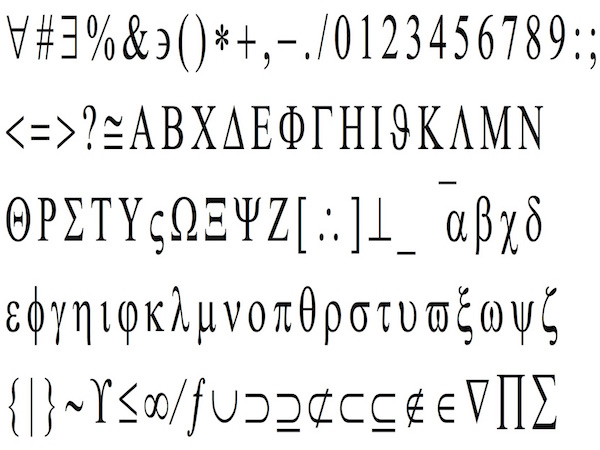
#> input picture Images/characters.jpg, 600 x 450 px
$ python img_seg.py --image ../Images/characters.jpg
#> lines starting #> are read from the running program, lines starting #| are printed output that depends on the picture; after the words box and inside, x2 and y2 are one past the last pixel; in counts of white or black regions, pixels touching at a corner belong together
# import the necessary packages
import argparse
import cv2

# construct the argument parser and parse the arguments
ap = argparse.ArgumentParser()
ap.add_argument("-i", "--image", required = True,
	help = "Path to the image to be thresholded")
ap.add_argument("-t", "--threshold", type = int, default = 128,
	help = "Threshold value")
args = vars(ap.parse_args())

# load the image and convert it to grayscale
image = cv2.imread(args["image"])
#> image is the input picture: shape (450, 600, 3); mean B, G, R 234.7, 234.8, 234.8
gray = cv2.cvtColor(image, cv2.COLOR_BGR2GRAY)

# initialize the list of threshold methods

methods = [
	("BINARY", cv2.THRESH_BINARY),
	("BINARY_INV", cv2.THRESH_BINARY_INV),
	("TRUNC", cv2.THRESH_TRUNC),
	("TOZERO", cv2.THRESH_TOZERO),
	("TOZERO_INV", cv2.THRESH_TOZERO_INV)]


# show threshold methods Binary will be the best
for (threshName, threshMethod) in methods:
	# threshold the image and show it
	(T, thresh) = cv2.threshold(gray, args["threshold"], 255, threshMethod)
	cv2.imshow(threshName, thresh)
	cv2.waitKey(0)
#> this loop made 5 passes
#> pass 1, `(T, thresh) = cv2.threshold(gray, args["threshold"], 255, threshMethod)`:
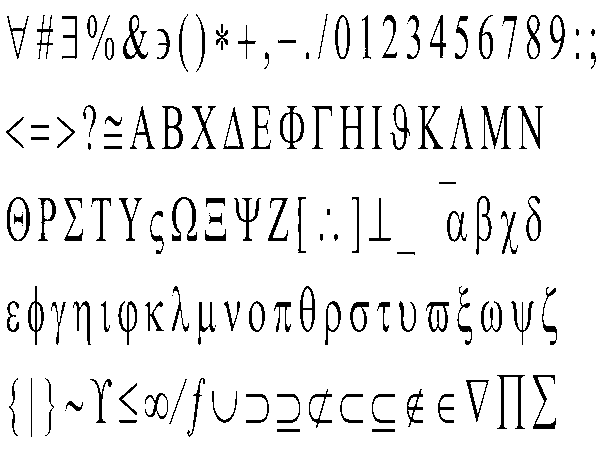
#> thresh: shape (450, 600); 92.6% white; 134 black regions (17 under 20 px), largest, box (x1, y1, x2, y2) and area: (481, 106, 511, 149) 392, (497, 375, 525, 429) 391, (172, 197, 197, 241) 368
#> pass 3, `(T, thresh) = cv2.threshold(gray, args["threshold"], 255, threshMethod)`:
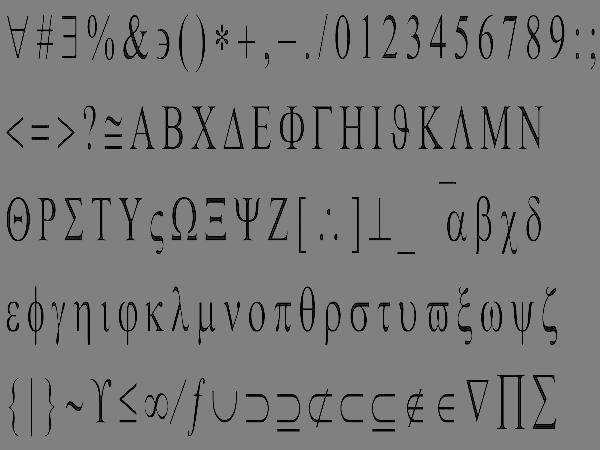
#> thresh: shape (450, 600); min 0, max 128, mean 120.7

$ run again, on Images/capture.png
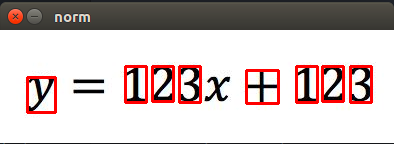
#> input picture Images/capture.png, 394 x 144 px
#> image is the input picture: shape (144, 394, 3); mean B, G, R 189.6, 191, 204.3
#> the loop `for (threshName, threshMethod) in methods:` made 5 passes
#> pass 1, `(T, thresh) = cv2.threshold(gray, args["threshold"], 255, threshMethod)`:
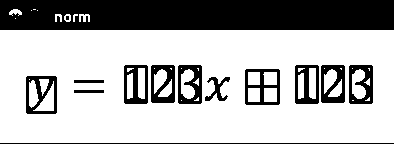
#> thresh: shape (144, 394); 70% white; 14 black regions (1 under 20 px), largest, box (x1, y1, x2, y2) and area: (0, 0, 394, 30) 11587, (26, 76, 57, 114) 604, (178, 65, 202, 104) 591
#> pass 3, `(T, thresh) = cv2.threshold(gray, args["threshold"], 255, threshMethod)`:
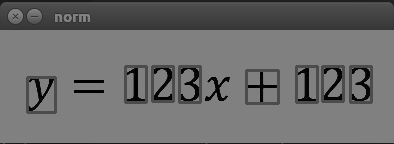
#> thresh: shape (144, 394); min 0, max 128, mean 107.3

$ run again, on Images/detection.png
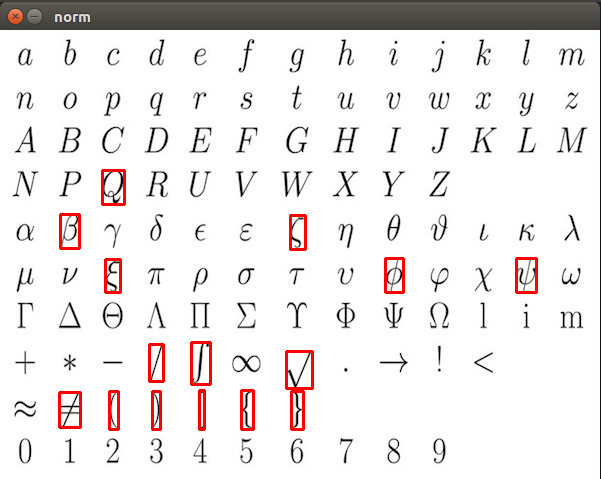
#> input picture Images/detection.png, 601 x 479 px
#> image is the input picture: shape (479, 601, 3); mean B, G, R 230.2, 230.6, 234.9
#> the loop `for (threshName, threshMethod) in methods:` made 5 passes
#> pass 1, `(T, thresh) = cv2.threshold(gray, args["threshold"], 255, threshMethod)`:
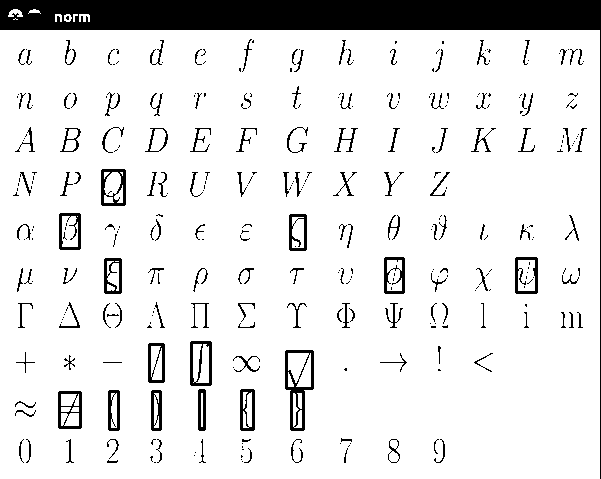
#> thresh: shape (479, 601); 89.2% white; 335 black regions (195 under 20 px), largest, box (x1, y1, x2, y2) and area: (0, 0, 601, 479) 18182, (285, 350, 314, 431) 824, (190, 341, 212, 386) 450
#> pass 3, `(T, thresh) = cv2.threshold(gray, args["threshold"], 255, threshMethod)`:
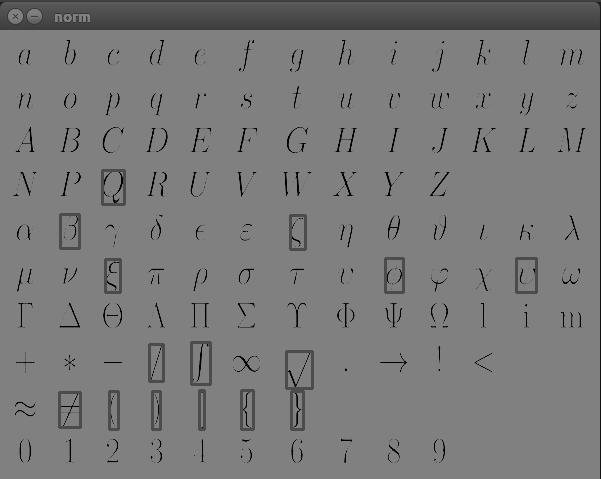
#> thresh: shape (479, 601); min 0, max 128, mean 121.5
